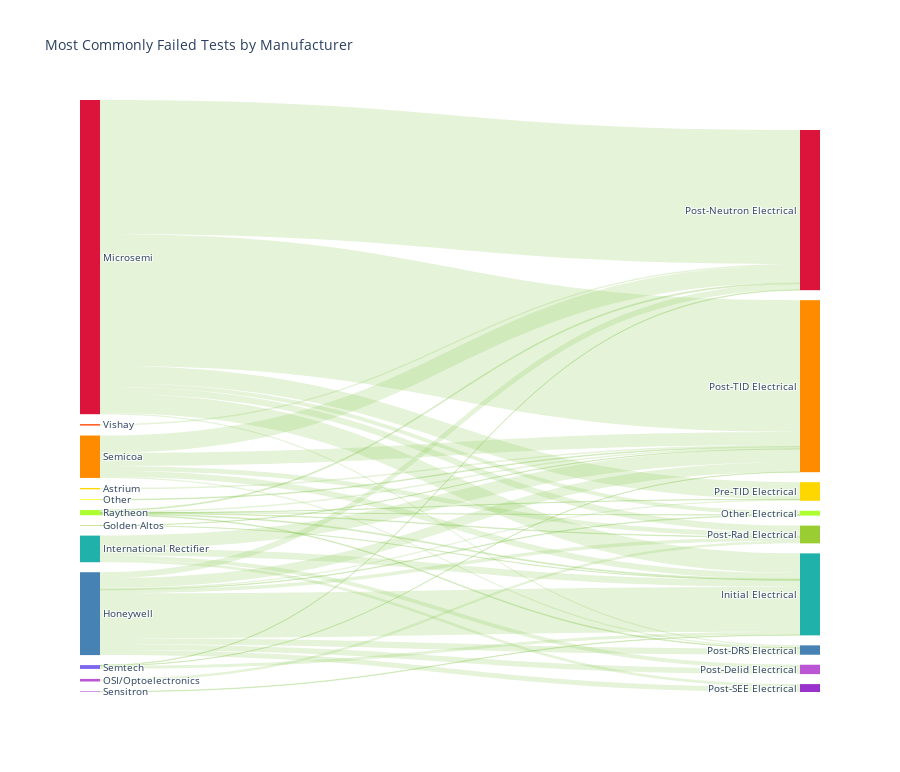

Here is the notebook cell this chart was saved with:
### Code cell
# Nodes & links
nodes = [['ID', 'Label', 'Color'],
        [0,'Microsemi', 'crimson'],
        [1,'Honeywell','steelblue'],
        [2,'Semicoa','darkorange'],
        [3,'International Rectifier','lightseagreen'],
        [4,'Semtech','mediumslateblue'],
        [5,'OSI/Optoelectronics','mediumorchid'],
        [6,'Raytheon','greenyellow'],
        [7,'Vishay','orangered'],
        [8,'Astrium','gold'],
        [9,'Other','yellow'],
        [10,'Sensitron','darkorchid'],
        [11,'Golden Altos','yellowgreen'],
        [12,'Post-TID Electrical','darkorange'],
        [13,'Post-Neutron Electrical','crimson'],
        [14,'Initial Electrical','lightseagreen'],
        [15,'Pre-TID Electrical','gold'],
        [16,'Post-Rad Electrical','yellowgreen'],
        [17,'Post-DRS Electrical','steelblue'],
        [18,'Post-Delid Electrical','mediumorchid'],
        [19,'Post-SEE Electrical','darkorchid'],
        [20,'Other Electrical','greenyellow']]

links = [['Source','Target','Value','Link Color'],

        # Microsemi
        [0,13,1087,'rgba(127, 194, 65, 0.2)'],
        [0,12,1069,'rgba(127, 194, 65, 0.2)'],
        [0,14,159,'rgba(127, 194, 65, 0.2)'],
        [0,15,139,'rgba(127, 194, 65, 0.2)'],
        [0,16,52,'rgba(127, 194, 65, 0.2)'],
        [0,20,33,'rgba(127, 194, 65, 0.2)'],
        [0,17,9,'rgba(127, 194, 65, 0.2)'],

        # Honeywell
        [1,14,364,'rgba(127, 194, 65, 0.2)'],
        [1,12,79,'rgba(127, 194, 65, 0.2)'],
        [1,17,51,'rgba(127, 194, 65, 0.2)'],
        [1,13,48,'rgba(127, 194, 65, 0.2)'],
        [1,18,45,'rgba(127, 194, 65, 0.2)'],
        [1,19,41,'rgba(127, 194, 65, 0.2)'],
        [1,16,28,'rgba(127, 194, 65, 0.2)'],
        [1,15,11,'rgba(127, 194, 65, 0.2)'],
        [1,20,5,'rgba(127, 194, 65, 0.2)'],

        # Semicoa
        [2,13,141,'rgba(127, 194, 65, 0.2)'],
        [2,12,106,'rgba(127, 194, 65, 0.2)'],
        [2,14,49,'rgba(127, 194, 65, 0.2)'],
        [2,16,38,'rgba(127, 194, 65, 0.2)'],
        [2,17,10,'rgba(127, 194, 65, 0.2)'],

        # International Rectifier
        [3,12,107,'rgba(127, 194, 65, 0.2)'],
        [3,14,55,'rgba(127, 194, 65, 0.2)'],
        [3,18,31,'rgba(127, 194, 65, 0.2)'],
        [3,19,23,'rgba(127, 194, 65, 0.2)'],

        # Semtech
        [4,14,25,'rgba(127, 194, 65, 0.2)'],
        [4,13,4,'rgba(127, 194, 65, 0.2)'],
        [4,12,2,'rgba(127, 194, 65, 0.2)'],

        # OSI
        [5,16,21,'rgba(127, 194, 65, 0.2)'],
        
        # Raytheon
        [6,12,13,'rgba(127, 194, 65, 0.2)'],
        [6,14,8,'rgba(127, 194, 65, 0.2)'],
        [6,13,8,'rgba(127, 194, 65, 0.2)'],
        [6,17,6,'rgba(127, 194, 65, 0.2)'],
        [6,16,5,'rgba(127, 194, 65, 0.2)'],
        [6,15,1,'rgba(127, 194, 65, 0.2)'],
        [6,20,1,'rgba(127, 194, 65, 0.2)'],

        # Vishay
        [7,13,11,'rgba(127, 194, 65, 0.2)'],
    
        # Astrium
        [8,12,11,'rgba(127, 194, 65, 0.2)'],

        # Other
        [9,12,6,'rgba(127, 194, 65, 0.2)'],
         
        # Sensitron
        [10,14,4,'rgba(127, 194, 65, 0.2)'],
        
        # Golden Altos
        [11,12,2,'rgba(127, 194, 65, 0.2)'],
        [11,14,1,'rgba(127, 194, 65, 0.2)']]


# Retrieve headers and build dataframes
nodes_headers = nodes.pop(0)
links_headers = links.pop(0)
df_nodes = pd.DataFrame(nodes, columns = nodes_headers)
df_links = pd.DataFrame(links, columns = links_headers)

# Sankey plot setup
data_trace = dict(
    type='sankey',
    domain = dict(
      x =  [0,1],
      y =  [0,1]
    ),
    orientation = "h",
    valueformat = ".0f",
    node = dict(
      pad = 10,
    # thickness = 30,
      line = dict(
        color = "black",
        width = 0
      ),
      label =  df_nodes['Label'].dropna(axis=0, how='any'),
      color = df_nodes['Color']
    ),
    link = dict(
      source = df_links['Source'].dropna(axis=0, how='any'),
      target = df_links['Target'].dropna(axis=0, how='any'),
      value = df_links['Value'].dropna(axis=0, how='any'),
      color = df_links['Link Color'].dropna(axis=0, how='any'),
  )
)

layout = dict(
    title = "Most Commonly Failed Tests by Manufacturer",
    height = 772,
    font = dict(
      size = 10),)

fig = go.Figure(dict(data=[data_trace], layout=layout))
iplot(fig, validate=False)

### Figure 1 — Plotly figure (JSON) as saved in the notebook; plotly's stock layout.template omitted (floating-point values rounded to 4 significant figures)
{"data": [{"domain": {"x": [0, 1], "y": [0, 1]}, "link": {"color": ["rgba(127, 194, 65, 0.2)", "rgba(127, 194, 65, 0.2)", "rgba(127, 194, 65, 0.2)", "rgba(127, 194, 65, 0.2)", "rgba(127, 194, 65, 0.2)", "rgba(127, 194, 65, 0.2)", "rgba(127, 194, 65, 0.2)", "rgba(127, 194, 65, 0.2)", "rgba(127, 194, 65, 0.2)", "rgba(127, 194, 65, 0.2)", "rgba(127, 194, 65, 0.2)", "rgba(127, 194, 65, 0.2)", "rgba(127, 194, 65, 0.2)", "rgba(127, 194, 65, 0.2)", "rgba(127, 194, 65, 0.2)", "rgba(127, 194, 65, 0.2)", "rgba(127, 194, 65, 0.2)", "rgba(127, 194, 65, 0.2)", "rgba(127, 194, 65, 0.2)", "rgba(127, 194, 65, 0.2)", "rgba(127, 194, 65, 0.2)", "rgba(127, 194, 65, 0.2)", "rgba(127, 194, 65, 0.2)", "rgba(127, 194, 65, 0.2)", "rgba(127, 194, 65, 0.2)", "rgba(127, 194, 65, 0.2)", "rgba(127, 194, 65, 0.2)", "rgba(127, 194, 65, 0.2)", "rgba(127, 194, 65, 0.2)", "rgba(127, 194, 65, 0.2)", "rgba(127, 194, 65, 0.2)", "rgba(127, 194, 65, 0.2)", "rgba(127, 194, 65, 0.2)", "rgba(127, 194, 65, 0.2)", "rgba(127, 194, 65, 0.2)", "rgba(127, 194, 65, 0.2)", "rgba(127, 194, 65, 0.2)", "rgba(127, 194, 65, 0.2)", "rgba(127, 194, 65, 0.2)", "rgba(127, 194, 65, 0.2)", "rgba(127, 194, 65, 0.2)", "rgba(127, 194, 65, 0.2)"], "source": [0, 0, 0, 0, 0, 0, 0, 1, 1, 1, 1, 1, 1, 1, 1, 1, 2, 2, 2, 2, 2, 3, 3, 3, 3, 4, 4, 4, 5, 6, 6, 6, 6, 6, 6, 6, 7, 8, 9, 10, 11, 11], "target": [13, 12, 14, 15, 16, 20, 17, 14, 12, 17, 13, 18, 19, 16, 15, 20, 13, 12, 14, 16, 17, 12, 14, 18, 19, 14, 13, 12, 16, 12, 14, 13, 17, 16, 15, 20, 13, 12, 12, 14, 12, 14], "value": [1087, 1069, 159, 139, 52, 33, 9, 364, 79, 51, 48, 45, 41, 28, 11, 5, 141, 106, 49, 38, 10, 107, 55, 31, 23, 25, 4, 2, 21, 13, 8, 8, 6, 5, 1, 1, 11, 11, 6, 4, 2, 1]}, "node": {"color": ["crimson", "steelblue", "darkorange", "lightseagreen", "mediumslateblue", "mediumorchid", "greenyellow", "orangered", "gold", "yellow", "darkorchid", "yellowgreen", "darkorange", "crimson", "lightseagreen", "gold", "yellowgreen", "steelblue", "mediumorchid", "darkorchid", "greenyellow"], "label": ["Microsemi", "Honeywell", "Semicoa", "International Rectifier", "Semtech", "OSI/Optoelectronics", "Raytheon", "Vishay", "Astrium", "Other", "Sensitron", "Golden Altos", "Post-TID Electrical", "Post-Neutron Electrical", "Initial Electrical", "Pre-TID Electrical", "Post-Rad Electrical", "Post-DRS Electrical", "Post-Delid Electrical", "Post-SEE Electrical", "Other Electrical"], "line": {"color": "black", "width": 0}, "pad": 10}, "orientation": "h", "type": "sankey", "valueformat": ".0f"}], "layout": {"font": {"size": 10}, "height": 772, "title": {"text": "Most Commonly Failed Tests by Manufacturer"}}}
